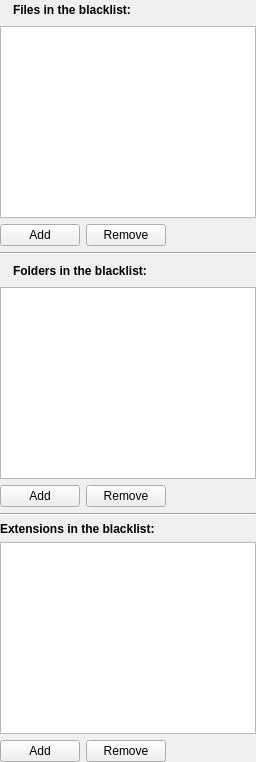
      <widget class="QWidget" name="page_3" >
       <layout class="QGridLayout" >
        <property name="margin" >
         <number>0</number>
        </property>
        <item row="0" column="0" >
         <layout class="QGridLayout" >
          <item row="0" column="1" >
           <widget class="QLabel" name="label_7" >
            <property name="text" >
             <string>&lt;b>Files in the blacklist:&lt;/b></string>
            </property>
           </widget>
          </item>
          <item row="0" column="2" >
           <spacer>
            <property name="orientation" >
             <enum>Qt::Horizontal</enum>
            </property>
            <property name="sizeHint" stdset="0" >
             <size>
              <width>40</width>
              <height>20</height>
             </size>
            </property>
           </spacer>
          </item>
          <item row="0" column="0" >
           <widget class="QLabel" name="label_8" >
            <property name="pixmap" >
             <pixmap resource="resources.qrc" >:/new/prefix1/images/file.png</pixmap>
            </property>
           </widget>
          </item>
         </layout>
        </item>
        <item row="1" column="0" >
         <widget class="QListWidget" name="blacklist_fileslist" >
          <property name="statusTip" >
           <string>List of files in the blacklist</string>
          </property>
         </widget>
        </item>
        <item row="2" column="0" >
         <layout class="QGridLayout" >
          <item row="0" column="2" >
           <spacer>
            <property name="orientation" >
             <enum>Qt::Horizontal</enum>
            </property>
            <property name="sizeHint" stdset="0" >
             <size>
              <width>40</width>
              <height>20</height>
             </size>
            </property>
           </spacer>
          </item>
          <item row="0" column="1" >
           <widget class="QPushButton" name="blacklist_removefile" >
            <property name="statusTip" >
             <string>Remove file from blacklist</string>
            </property>
            <property name="text" >
             <string>Remove</string>
            </property>
            <property name="icon" >
             <iconset resource="resources.qrc" >
              <normaloff>:/new/prefix1/images/remove.png</normaloff>:/new/prefix1/images/remove.png</iconset>
            </property>
           </widget>
          </item>
          <item row="0" column="0" >
           <widget class="QPushButton" name="blacklist_addfile" >
            <property name="statusTip" >
             <string>Add file to black list</string>
            </property>
            <property name="text" >
             <string>Add</string>
            </property>
            <property name="icon" >
             <iconset resource="resources.qrc" >
              <normaloff>:/new/prefix1/images/add.png</normaloff>:/new/prefix1/images/add.png</iconset>
            </property>
           </widget>
          </item>
         </layout>
        </item>
        <item row="3" column="0" >
         <widget class="Line" name="line" >
          <property name="orientation" >
           <enum>Qt::Horizontal</enum>
          </property>
         </widget>
        </item>
        <item row="4" column="0" >
         <layout class="QGridLayout" >
          <item row="0" column="2" >
           <spacer>
            <property name="orientation" >
             <enum>Qt::Horizontal</enum>
            </property>
            <property name="sizeHint" stdset="0" >
             <size>
              <width>40</width>
              <height>20</height>
             </size>
            </property>
           </spacer>
          </item>
          <item row="0" column="1" >
           <widget class="QLabel" name="label_6" >
            <property name="text" >
             <string>&lt;b>Folders in the blacklist:&lt;/b></string>
            </property>
           </widget>
          </item>
          <item row="0" column="0" >
           <widget class="QLabel" name="label_9" >
            <property name="pixmap" >
             <pixmap resource="resources.qrc" >:/new/prefix1/images/folder_16.png</pixmap>
            </property>
           </widget>
          </item>
         </layout>
        </item>
        <item row="5" column="0" >
         <widget class="QListWidget" name="blacklist_folderslist" >
          <property name="statusTip" >
           <string>List of folders in the blacklist</string>
          </property>
         </widget>
        </item>
        <item row="6" column="0" >
         <layout class="QGridLayout" >
          <item row="0" column="2" >
           <spacer>
            <property name="orientation" >
             <enum>Qt::Horizontal</enum>
            </property>
            <property name="sizeHint" stdset="0" >
             <size>
              <width>40</width>
              <height>20</height>
             </size>
            </property>
           </spacer>
          </item>
          <item row="0" column="1" >
           <widget class="QPushButton" name="blacklist_removefolder" >
            <property name="statusTip" >
             <string>Remove folder from blacklist</string>
            </property>
            <property name="text" >
             <string>Remove</string>
            </property>
            <property name="icon" >
             <iconset resource="resources.qrc" >
              <normaloff>:/new/prefix1/images/remove.png</normaloff>:/new/prefix1/images/remove.png</iconset>
            </property>
           </widget>
          </item>
          <item row="0" column="0" >
           <widget class="QPushButton" name="blacklist_addfolder" >
            <property name="statusTip" >
             <string>Add folder to blacklist</string>
            </property>
            <property name="text" >
             <string>Add</string>
            </property>
            <property name="icon" >
             <iconset resource="resources.qrc" >
              <normaloff>:/new/prefix1/images/add.png</normaloff>:/new/prefix1/images/add.png</iconset>
            </property>
           </widget>
          </item>
         </layout>
        </item>
        <item row="9" column="0" >
         <widget class="QListWidget" name="blacklist_extslist" >
          <property name="statusTip" >
           <string>List of extensions in the blacklist</string>
          </property>
         </widget>
        </item>
        <item row="7" column="0" >
         <widget class="Line" name="line_2" >
          <property name="orientation" >
           <enum>Qt::Horizontal</enum>
          </property>
         </widget>
        </item>
        <item row="8" column="0" >
         <widget class="QLabel" name="label_20" >
          <property name="text" >
           <string>&lt;b>Extensions in the blacklist:&lt;/b></string>
          </property>
         </widget>
        </item>
        <item row="10" column="0" >
         <layout class="QHBoxLayout" >
          <item>
           <widget class="QPushButton" name="blacklist_addext" >
            <property name="statusTip" >
             <string>Add extension to blacklist</string>
            </property>
            <property name="text" >
             <string>Add</string>
            </property>
            <property name="icon" >
             <iconset resource="resources.qrc" >
              <normaloff>:/new/prefix1/images/add.png</normaloff>:/new/prefix1/images/add.png</iconset>
            </property>
           </widget>
          </item>
          <item>
           <widget class="QPushButton" name="blacklist_removeext" >
            <property name="statusTip" >
             <string>Remove extension from blacklist</string>
            </property>
            <property name="text" >
             <string>Remove</string>
            </property>
            <property name="icon" >
             <iconset resource="resources.qrc" >
              <normaloff>:/new/prefix1/images/remove.png</normaloff>:/new/prefix1/images/remove.png</iconset>
            </property>
           </widget>
          </item>
          <item>
           <spacer>
            <property name="orientation" >
             <enum>Qt::Horizontal</enum>
            </property>
            <property name="sizeHint" stdset="0" >
             <size>
              <width>40</width>
              <height>20</height>
             </size>
            </property>
           </spacer>
          </item>
         </layout>
        </item>
       </layout>
      </widget>
